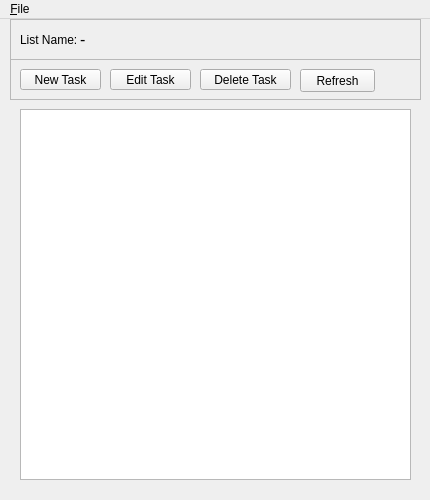
<?xml version="1.0" encoding="UTF-8"?>
<ui version="4.0">
 <class>MainWindow</class>
 <widget class="QMainWindow" name="MainWindow">
  <property name="enabled">
   <bool>true</bool>
  </property>
  <property name="geometry">
   <rect>
    <x>0</x>
    <y>0</y>
    <width>430</width>
    <height>500</height>
   </rect>
  </property>
  <property name="sizePolicy">
   <sizepolicy hsizetype="Fixed" vsizetype="Fixed">
    <horstretch>0</horstretch>
    <verstretch>0</verstretch>
   </sizepolicy>
  </property>
  <property name="windowTitle">
   <string>To Do List</string>
  </property>
  <property name="windowIcon">
   <iconset resource="resources.qrc">
    <normaloff>:/rsc/appicon.png</normaloff>:/rsc/appicon.png</iconset>
  </property>
  <widget class="QWidget" name="centralWidget">
   <widget class="QFrame" name="frame">
    <property name="geometry">
     <rect>
      <x>10</x>
      <y>0</y>
      <width>411</width>
      <height>41</height>
     </rect>
    </property>
    <property name="sizePolicy">
     <sizepolicy hsizetype="Fixed" vsizetype="Fixed">
      <horstretch>0</horstretch>
      <verstretch>0</verstretch>
     </sizepolicy>
    </property>
    <property name="frameShape">
     <enum>QFrame::StyledPanel</enum>
    </property>
    <property name="frameShadow">
     <enum>QFrame::Raised</enum>
    </property>
    <widget class="QLabel" name="ListName">
     <property name="geometry">
      <rect>
       <x>70</x>
       <y>10</y>
       <width>331</width>
       <height>21</height>
      </rect>
     </property>
     <property name="font">
      <font>
       <pointsize>12</pointsize>
      </font>
     </property>
     <property name="text">
      <string>-</string>
     </property>
    </widget>
    <widget class="QLabel" name="label">
     <property name="geometry">
      <rect>
       <x>10</x>
       <y>10</y>
       <width>61</width>
       <height>21</height>
      </rect>
     </property>
     <property name="text">
      <string>List Name:</string>
     </property>
    </widget>
   </widget>
   <widget class="QFrame" name="frame_2">
    <property name="geometry">
     <rect>
      <x>10</x>
      <y>40</y>
      <width>411</width>
      <height>41</height>
     </rect>
    </property>
    <property name="sizePolicy">
     <sizepolicy hsizetype="Fixed" vsizetype="Fixed">
      <horstretch>0</horstretch>
      <verstretch>0</verstretch>
     </sizepolicy>
    </property>
    <property name="frameShape">
     <enum>QFrame::StyledPanel</enum>
    </property>
    <property name="frameShadow">
     <enum>QFrame::Raised</enum>
    </property>
    <widget class="QPushButton" name="NewTask">
     <property name="geometry">
      <rect>
       <x>10</x>
       <y>10</y>
       <width>81</width>
       <height>21</height>
      </rect>
     </property>
     <property name="text">
      <string>New Task</string>
     </property>
     <property name="icon">
      <iconset resource="resources.qrc">
       <normaloff>:/rsc/icons8-task-30.png</normaloff>:/rsc/icons8-task-30.png</iconset>
     </property>
    </widget>
    <widget class="QPushButton" name="editTask">
     <property name="geometry">
      <rect>
       <x>100</x>
       <y>10</y>
       <width>81</width>
       <height>21</height>
      </rect>
     </property>
     <property name="text">
      <string>Edit Task</string>
     </property>
     <property name="icon">
      <iconset resource="resources.qrc">
       <normaloff>:/rsc/icons8-edit-50.png</normaloff>:/rsc/icons8-edit-50.png</iconset>
     </property>
    </widget>
    <widget class="QPushButton" name="deleteTask">
     <property name="geometry">
      <rect>
       <x>190</x>
       <y>10</y>
       <width>91</width>
       <height>21</height>
      </rect>
     </property>
     <property name="sizePolicy">
      <sizepolicy hsizetype="Fixed" vsizetype="Fixed">
       <horstretch>0</horstretch>
       <verstretch>0</verstretch>
      </sizepolicy>
     </property>
     <property name="text">
      <string>Delete Task</string>
     </property>
     <property name="icon">
      <iconset resource="resources.qrc">
       <normaloff>:/rsc/icons8-delete-64.png</normaloff>:/rsc/icons8-delete-64.png</iconset>
     </property>
    </widget>
    <widget class="QPushButton" name="refreshButton">
     <property name="geometry">
      <rect>
       <x>290</x>
       <y>10</y>
       <width>75</width>
       <height>23</height>
      </rect>
     </property>
     <property name="text">
      <string>Refresh</string>
     </property>
     <property name="icon">
      <iconset resource="resources.qrc">
       <normaloff>:/rsc/icons8-refresh-50.png</normaloff>:/rsc/icons8-refresh-50.png</iconset>
     </property>
    </widget>
   </widget>
   <widget class="QWidget" name="horizontalLayoutWidget">
    <property name="geometry">
     <rect>
      <x>10</x>
      <y>80</y>
      <width>411</width>
      <height>391</height>
     </rect>
    </property>
    <layout class="QGridLayout" name="gridLayout" rowstretch="1" columnstretch="1">
     <property name="sizeConstraint">
      <enum>QLayout::SetDefaultConstraint</enum>
     </property>
     <property name="leftMargin">
      <number>10</number>
     </property>
     <property name="topMargin">
      <number>10</number>
     </property>
     <property name="rightMargin">
      <number>10</number>
     </property>
     <property name="bottomMargin">
      <number>10</number>
     </property>
     <item row="0" column="0">
      <widget class="QListWidget" name="taskList">
       <property name="sizePolicy">
        <sizepolicy hsizetype="Expanding" vsizetype="Expanding">
         <horstretch>0</horstretch>
         <verstretch>0</verstretch>
        </sizepolicy>
       </property>
       <property name="styleSheet">
        <string notr="true">p</string>
       </property>
       <property name="horizontalScrollBarPolicy">
        <enum>Qt::ScrollBarAlwaysOff</enum>
       </property>
      </widget>
     </item>
    </layout>
   </widget>
   <zorder>frame_2</zorder>
   <zorder>frame</zorder>
   <zorder>horizontalLayoutWidget</zorder>
  </widget>
  <widget class="QMenuBar" name="menuBar">
   <property name="geometry">
    <rect>
     <x>0</x>
     <y>0</y>
     <width>430</width>
     <height>21</height>
    </rect>
   </property>
   <widget class="QMenu" name="menuFile">
    <property name="title">
     <string>&amp;File</string>
    </property>
    <addaction name="actionNew_List"/>
    <addaction name="separator"/>
    <addaction name="actionOpen_List"/>
    <addaction name="separator"/>
    <addaction name="actionSave_List"/>
    <addaction name="actionSave_List_as"/>
    <addaction name="separator"/>
    <addaction name="actionExit"/>
   </widget>
   <addaction name="menuFile"/>
  </widget>
  <action name="actionNew_List">
   <property name="text">
    <string>&amp;New List</string>
   </property>
   <property name="shortcut">
    <string>Ctrl+N</string>
   </property>
  </action>
  <action name="actionOpen_List">
   <property name="text">
    <string>&amp;Open List</string>
   </property>
   <property name="shortcut">
    <string>Ctrl+O</string>
   </property>
  </action>
  <action name="actionExit">
   <property name="text">
    <string>&amp;Exit</string>
   </property>
   <property name="shortcut">
    <string>Esc</string>
   </property>
  </action>
  <action name="actionSave_List">
   <property name="text">
    <string>&amp;Save List</string>
   </property>
   <property name="shortcut">
    <string>Ctrl+S</string>
   </property>
  </action>
  <action name="actionSave_List_as">
   <property name="text">
    <string>Save List &amp;as ..</string>
   </property>
   <property name="shortcut">
    <string>Ctrl+D</string>
   </property>
  </action>
 </widget>
 <layoutdefault spacing="6" margin="11"/>
 <tabstops>
  <tabstop>NewTask</tabstop>
  <tabstop>editTask</tabstop>
  <tabstop>deleteTask</tabstop>
 </tabstops>
 <resources>
  <include location="resources.qrc"/>
 </resources>
 <connections/>
</ui>
